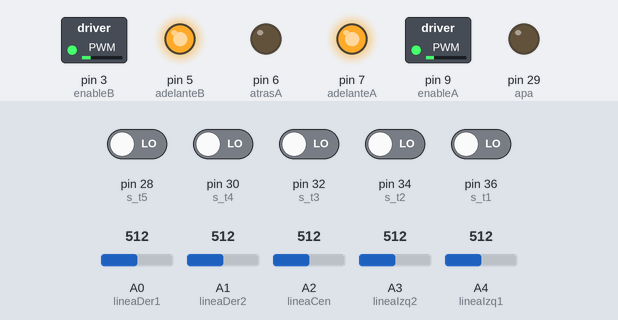
Recording of a sketch running on a simulated Arduino Mega 2560, built with avr-gcc and run on an emulated ATmega2560. On the bench: switched loads named in the sketch (green lamp = pin HIGH), output pins drawn as LEDs (lit = HIGH). Dashed ring = blinking. The inputs (shaded band) are chosen by the test bench; at power-on: pin 28 (s_t5), pin 30 (s_t4), pin 32 (s_t3), pin 34 (s_t2), pin 36 (s_t1) LOW, A0 (lineaDer1) = 512, A1 (lineaDer2) = 512, A2 (lineaCen) = 512, A3 (lineaIzq2) = 512, A4 (lineaIzq1) = 512.

Above: at 1.2 s.
1.3 s: A0 (lineaDer1) set to 594
2.8 s: A0 (lineaDer1) set to 622
At 3.6 s:
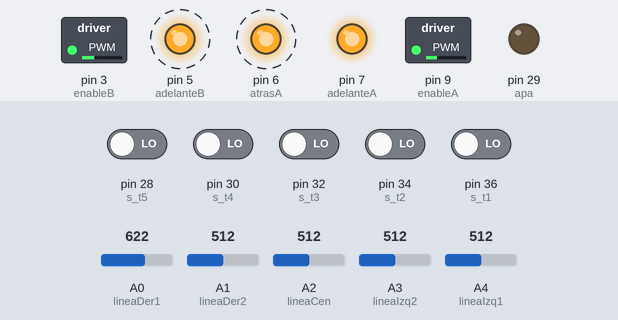
At 3.99 s:
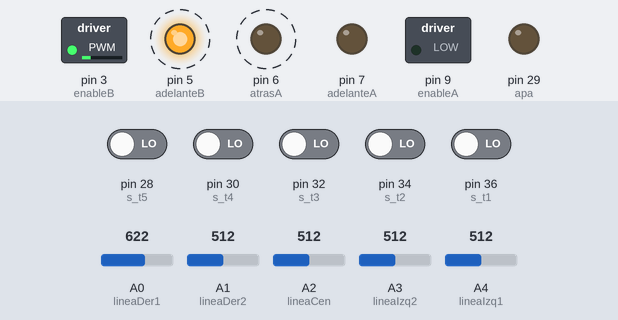
5.8 s: A1 (lineaDer2) set to 716
8.8 s: A2 (lineaCen) set to 716
11.8 s: pin 28 (s_t5) driven HIGH
At 13.1 s:
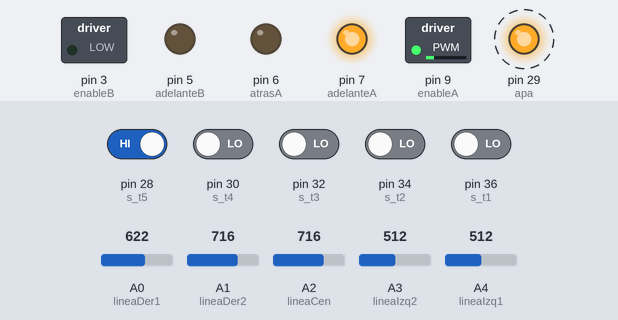
14.8 s: pin 34 (s_t2) driven HIGH
At 15.1 s:
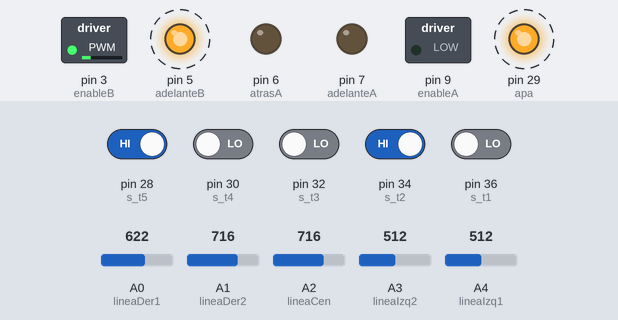
Timing chart, 0 to 18.8 s (numbered marks = the images above; inputs shaded):
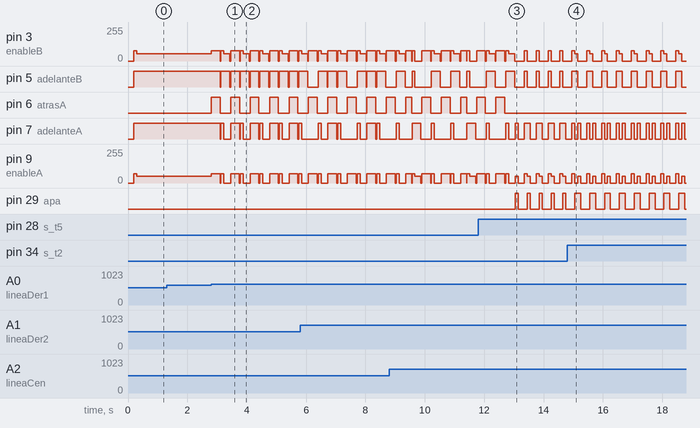

The sketch:

Carrito_Velas.ino
```cpp
//sensores de calor derecha a izquierda
#define s_t1 36
#define s_t2 34
#define s_t3 32
#define s_t4 30
#define s_t5 28


//ultrasonido
#define ultra_trig_at 24
#define ultra_echo_at 25

#define ultra_trig_ad 26
#define ultra_echo_ad 27

//sensores de color
#define lineaCen 2 //verde
#define lineaIzq1 4
#define lineaIzq2 3
#define lineaDer1 0
#define lineaDer2 1

//motores
#define enableA 9
#define adelanteA 7
#define atrasA 6
#define adelanteB 5
#define atrasB 4
#define enableB 3

//ventilador
#define apa 29
int velA = 50;
int velB = 55;
void setup() {
  pinMode(ultra_echo_at, INPUT);
  pinMode(ultra_echo_ad, INPUT);
  pinMode(s_t1, INPUT);
  pinMode(s_t2, INPUT);
  pinMode(s_t3, INPUT);
  pinMode(s_t4, INPUT);
  pinMode(s_t5, INPUT);
  pinMode(ultra_trig_at, OUTPUT);
  pinMode(ultra_trig_ad, OUTPUT);

  // pinMode(enableA,OUTPUT);
  pinMode(enableB, OUTPUT);
  pinMode (adelanteA, OUTPUT);
  pinMode (atrasA, OUTPUT);
  pinMode (adelanteB, OUTPUT);
  pinMode (atrasB, OUTPUT);
  pinMode (apa, OUTPUT);

  pinMode (lineaCen, INPUT);
  pinMode (lineaIzq1 , INPUT);
  pinMode (lineaIzq2, INPUT);
  pinMode (lineaDer1, INPUT);
  pinMode (lineaDer2, INPUT);

  Serial.begin(9600);

}

void loop() {
  int negro = analogRead(lineaCen);
  delay(200);
  arranque();
  while (!sensor()) {
    if (analogRead(lineaCen) >= (negro - 100) && analogRead(lineaCen) <= (negro + 100) ) {
      adelante();
    } else {
      apagar();
      atras();
      delay(100);
      apagar();
      delay(10);
      arranque();
      derecha();
      delay(200);
      apagar();
      delay(25);
    }

    if ( !(analogRead(lineaIzq1) >= (negro - 100) && analogRead(lineaIzq1) <= (negro + 100)) ) {

      atras();
      delay(200);
      apagar();
      delay(30);
      arranque();
      derecha();
      delay(200);
      apagar();
      delay(25);
    }

    if ( !(analogRead(lineaIzq2) >= (negro - 100) && analogRead(lineaIzq2) <= (negro + 100)) ) {

      atras();
      delay(200);
      apagar();
      delay(30);
      arranque();
      derecha();
      delay(200);
      apagar();
      delay(25);
    }

    if ( !(analogRead(lineaDer1) >= (negro - 100) && analogRead(lineaDer1) <= (negro + 100)) ) {

      atras();
      delay(200);
      apagar();
      delay(30);
      arranque();
      izquierda();
      delay(200);
      apagar();
      delay(25);
    }

    if ( !(analogRead(lineaDer2) >= (negro - 100) && analogRead(lineaDer2) <= (negro + 100)) ) {
      atras();
      delay(200);
      apagar();
      delay(30);
      arranque();
      izquierda();
      delay(200);
      apagar();
      delay(25);
    }
  }

     if((digitalRead(s_t1)==1||digitalRead(s_t2))&& digitalRead(s_t3)){
      digitalWrite(apa,1);
        izquierda();
        delay(100);
        adelante();
        while((digitalRead(s_t3)==1 && digitalRead(s_t4)==1 && digitalRead(s_t2)==1) || (digitalRead(s_t3)==1 && digitalRead(s_t4)==1) || (digitalRead(s_t4)==1 && digitalRead(s_t2)==1) ){
          apagar();
          digitalWrite(apa,1);
          delay(300);
          //digitalWrite(apa,0);
          adelante();
          delay(80);
        }
        apagar();
        digitalWrite(apa,0);

        //...
      }

       if((digitalRead(s_t1)==1||digitalRead(s_t2))&& !(digitalRead(s_t3) ==1)){
        digitalWrite(apa,1);
         izquierda();
          delay(100);
          adelante();
          while((digitalRead(s_t3)==1 && digitalRead(s_t4)==1 && digitalRead(s_t2)==1) || (digitalRead(s_t3)==1 && digitalRead(s_t4)==1) || (digitalRead(s_t4)==1 && digitalRead(s_t2)==1) ){
            apagar();
            digitalWrite(apa,1);
            delay(300);
            //digitalWrite(apa,0);
            adelante();
            delay(80);
          }
          apagar();
          digitalWrite(apa,0);

          //...     }

       }

     if((digitalRead(s_t4)==1||digitalRead(s_t5))&& (digitalRead(s_t3) ==1) ){
      digitalWrite(apa,1);
          derecha();
          delay(100);
          adelante();
          while((digitalRead(s_t3)==1 && digitalRead(s_t4)==1 && digitalRead(s_t2)==1) || (digitalRead(s_t3)==1 && digitalRead(s_t4)==1) || (digitalRead(s_t4)==1 && digitalRead(s_t2)==1) ){
            apagar();
            digitalWrite(apa,1);
            delay(300);
            //digitalWrite(apa,0);
            adelante();
            delay(80);
          }
          apagar();
          digitalWrite(apa,0);

      }

     if((digitalRead(s_t4)==1||digitalRead(s_t5))&& !(digitalRead(s_t3) ==1) ){
        //...
         digitalWrite(apa,1);
         derecha();
          delay(100);
          adelante();
          while((digitalRead(s_t3)==1 && digitalRead(s_t4)==1 && digitalRead(s_t2)==1) || (digitalRead(s_t3)==1 && digitalRead(s_t4)==1) || (digitalRead(s_t4)==1 && digitalRead(s_t2)==1) ){
            apagar();
            digitalWrite(apa,1);
            delay(300);
            //digitalWrite(apa,0);
            adelante();
            delay(80);
          }
          apagar();
          digitalWrite(apa,0);

          //...     }


      }
}

bool sensor() {

  if (digitalRead(s_t1) == 1) {
    return true;
  }
  if (digitalRead(s_t2) == 1) {
    return true;
  }
  if (digitalRead(s_t3) == 1) {
    return true;
  }
  if (digitalRead(s_t4) == 1) {
    return true;
  }
  if (digitalRead(s_t5) == 1) {
    return true;
  }
  return false;
}

void adelante() {
  analogWrite(enableA, velA);
  digitalWrite(adelanteA, 1);
  analogWrite(enableB, velB);
  digitalWrite(adelanteB, 1);
}

void atras() {
  analogWrite(enableA, 70);
  digitalWrite(atrasA, 1);
  analogWrite(enableB,  77);
  digitalWrite(atrasB, 1);
  delay(100);
}

void derecha() {
  analogWrite(enableA, velA);
  digitalWrite(adelanteA, 1);
  analogWrite(enableB, 0);
  digitalWrite(adelanteB, 0);
}

void izquierda() {
  analogWrite(enableA, 0);
  digitalWrite(adelanteA, 0);
  analogWrite(enableB, velB);
  digitalWrite(adelanteB, 1);
}

void apagar() {
  analogWrite(enableA, 0);
  digitalWrite(adelanteA, 0);
  analogWrite(enableB, 0);
  digitalWrite(adelanteB, 0);
  digitalWrite(atrasA, 0);
  digitalWrite(atrasB, 0);
}

void arranque() {
  analogWrite(enableA, 70);
  digitalWrite(adelanteA, 1);
  analogWrite(enableB, 77);
  digitalWrite(adelanteB, 1);
  delay(100);
}

void apagarVelas() {

}
```

Measured:
- the behaviour switches between 612 and 613 on A0 (lineaDer1) (found by bisection; images 0 and 1)
- after the input at 1.3 s, every drawn part: stays the same
- after the input at 2.8 s, pin 3 (enableB): 55/255 → 77/255 at once, then repeats every 0.66 s: 0/255 0.03 s, 77/255 0.10 s, 55/255 0.20 s, 0/255 0.03 s, 77/255 0.30 s; pin 5 (adelanteB): alternates HIGH for 0.30 s and LOW for 0.03 s, starting after 0.30 s
- after the input at 11.8 s, pin 6 (atrasA): goes on until 12.7 s, then stays LOW; pin 29 (apa): alternates HIGH for 0.10 s and LOW for 0.30 s, starting after 1.3 s
- after the input at 14.8 s, pin 5 (adelanteB): alternates HIGH for 0.20 s and LOW for 0.30 s, starting after 0.35 s; pin 29 (apa): alternates HIGH for 0.20 s and LOW for 0.30 s, starting after 0.45 s
